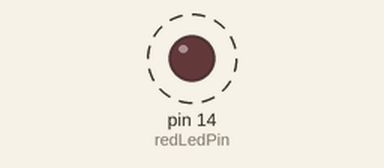
Recording of a sketch running on a simulated Arduino Uno, built with avr-gcc and run on an emulated ATmega328P. Shown: output pins drawn as LEDs (lit = HIGH). Dashed ring = blinking. What the sketch prints to the serial monitor is not drawn.

Above: at 0.5 s.
Timing chart, 0 to 4.6 s (numbered marks = the images above):
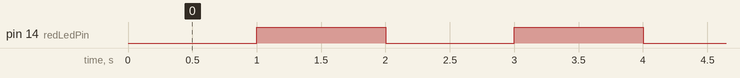

The sketch:

blink_ino.ino
```cpp
const int redLedPin = 14;
const int blueLedPin = 15;

unsigned long previousMillis = 0;
unsigned long interval = 1000; // Time interval in milliseconds (1 second)
int ledState = LOW; // Initial LED state

void setup() {
  Serial.begin(9600);
  Serial.println();
  Serial.println("--------------");
  Serial.println("Sketch Version: 1.0");
  Serial.print("Upload Date: ");
  Serial.println(__DATE__);
  Serial.print("Upload Time: ");
  Serial.println(__TIME__);
  Serial.println("Baud Rate: 9600");
  Serial.println();
  // Initialize the digital pin as an output
  pinMode(redLedPin, OUTPUT);
}

void loop() {
  unsigned long currentMillis = millis();

  // Check if the specified interval has elapsed
  if (currentMillis - previousMillis >= interval) {
    previousMillis = currentMillis; // Update the previousMillis value

    // Toggle the state of the red LED
    if (ledState == LOW) {
      ledState = HIGH;
    } else {
      ledState = LOW;
    }

    digitalWrite(redLedPin, ledState); // Update the LED state
  }
}
```

Measured:
- by itself, pin 14 (redLedPin): alternates HIGH for 1.0 s and LOW for 1.0 s
